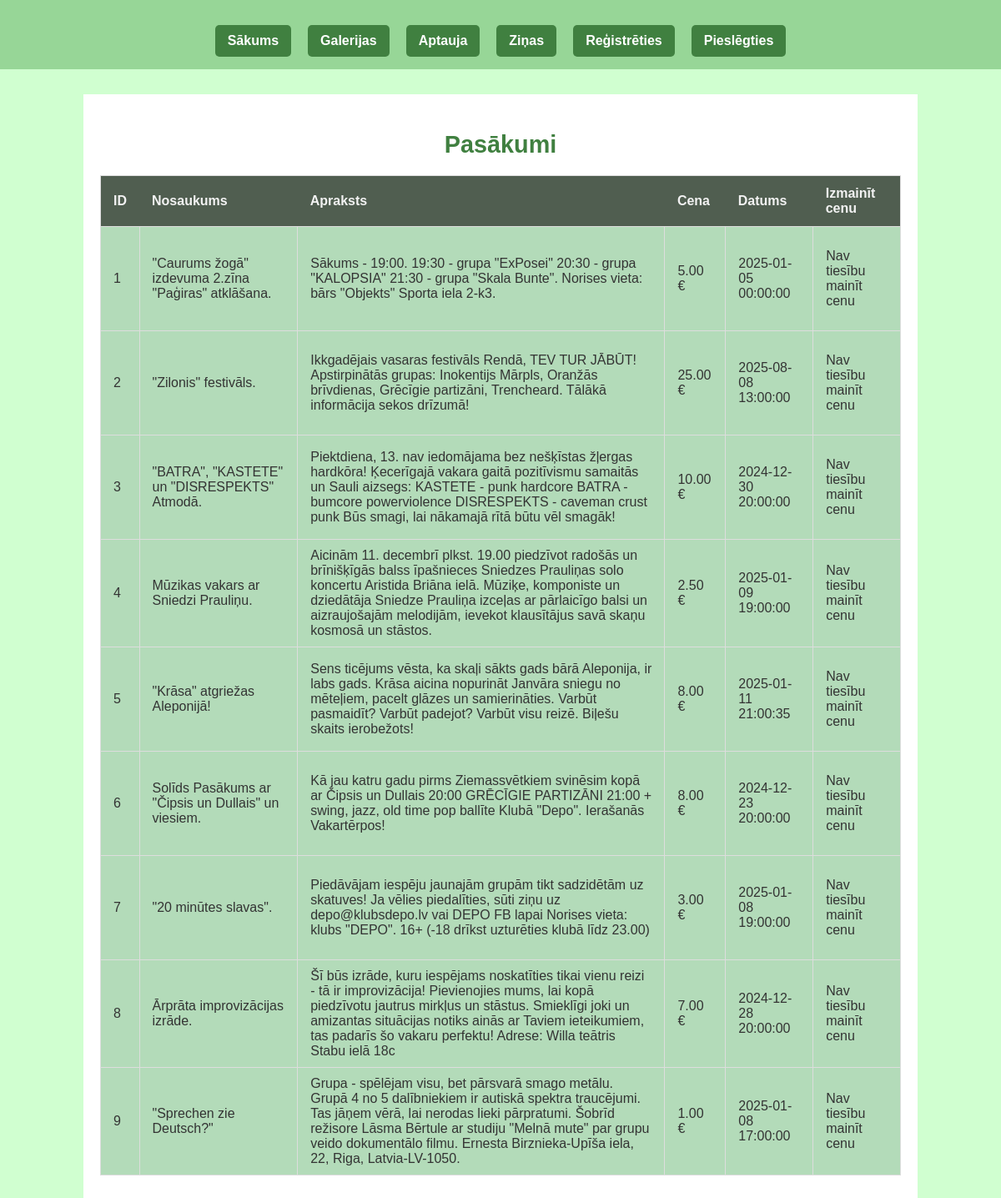
Screenshot of /events.php with the database file from the repository.
### tables this page shows
CREATE TABLE `events` (
  `id` int(11) NOT NULL,
  `name` varchar(100) NOT NULL,
  `description` text NOT NULL,
  `price` decimal(10,2) NOT NULL,
  `date` datetime NOT NULL
);

### events.php (the view, shortened to what this page needs)
<?php
$servername = "localhost";
$username = "root";
$password = "";
$database = "ticket_service";
$conn = new mysqli($servername, $username, $password, $database);
$query = "SELECT id, name, description, price, date FROM events";
$result = $conn->query($query);
include 'header.php';
?>
<div class="event-container">
    <h2>Pasākumi</h2>
    <?php if ($result && $result->num_rows > 0): ?>
        <table class="event-table">
            <thead>
                <tr>
                    <th>ID</th>
                    <th>Nosaukums</th>
                    <th>Apraksts</th>
                    <th>Cena</th>
                    <th>Datums</th>
                    <th>Izmainīt cenu</th>
                </tr>
            </thead>
            <tbody>
                <?php while ($event = $result->fetch_assoc()): ?>
                    <tr>
                        <td><?php echo htmlspecialchars($event['id']); ?></td>
                        <td><?php echo htmlspecialchars($event['name']); ?></td>
                        <td><?php echo htmlspecialchars($event['description']); ?></td>
                        <td><?php echo htmlspecialchars($event['price']); ?> €</td>
                        <td><?php echo htmlspecialchars($event['date']); ?></td>
                        <td>
                            <?php if ($userRole == 'admin'): ?>
                                <form action="events.php" method="post" style="display: inline;">
                                    <input type="hidden" name="event_id" value="<?php echo $event['id']; ?>">
                                    <input type="number" name="price" value="<?php echo $event['price']; ?>" step="0.01" required>
                                    <button type="submit" name="update_event" class="btn">Mainīt cenu</button>
                                </form>
                            <?php else: ?>
                                <p>Nav tiesību mainīt cenu</p>
                            <?php endif; ?>
                        </td>
                    </tr>
                <?php endwhile; ?>
            </tbody>
        </table>
    <?php else: ?>
        <p>Nav pieejamu pasākumu.</p>
    <?php endif; ?>
</div>
</body>
</html>

### header.php (shortened to what this page needs)
<?php
$isLoggedIn = isset($_SESSION['username']);
$userRole = $isLoggedIn ? $_SESSION['role'] : null;
?>
<!DOCTYPE html>
<html lang="en">
<head>
    <link rel="stylesheet" href="style.css">
    <link rel="stylesheet" href="style_login_register.css">
    <link rel="stylesheet" href="style_gallery_news.css">
    <link rel="stylesheet" href="style_admin_views.css">
</head>
<body>
<header>
    <nav>
        <ul class="navigation">
            <li><a href="index.php">Sākums</a></li>
            <?php if ($isLoggedIn): ?>
                <li><a href="gallery.php">Galerijas</a></li>
                <li><a href="survey.php">Aptauja</a></li>
                <li><a href="news.php">Ziņas</a></li>
                <?php if ($userRole == 'admin'): ?>
                    <li><a href="accounts.php">Lietotāju konti</a></li>
                    <li><a href="events.php">Pasākumi</a></li>
                <?php else: ?>
                    <li><a href="profile.php">Profils</a></li>
                <?php endif; ?>
                <li><form action="logout.php" method="post"><button type="submit" class="btn">Atslēgties</button></form></li>
            <?php else: ?>
                <li><a href="gallery.php">Galerijas</a></li>
                <li><a href="survey.php">Aptauja</a></li>
                <li><a href="news.php">Ziņas</a></li>
                <li><a href="register.php" class="btn">Reģistrēties</a></li>
                <li><a href="login.php" class="btn">Pieslēgties</a></li>
            <?php endif; ?>
        </ul>
    </nav>
</header>

### style.css (style rules this page uses)
body { font-family: Arial, sans-serif; background-color: #c7ffc7d6; margin: 0; padding: 0; color: #333; }
header { padding: 15px 0; background-color: #97d697; }
header nav { display: flex; justify-content: center; align-items: center; }
header nav ul { list-style: none; margin: 0; padding: 0; display: flex; gap: 20px; }
header nav ul li { display: inline; }
header nav ul li a, header nav ul li form .btn { text-decoration: none; color: white; background-color: #408040; padding: 10px 15px; border-radius: 5px; font-weight: bold; transition: background-color 0.3s ease; border: none; cursor: pointer; }
.navigation { display: flex; justify-content: center; align-items: center; gap: 20px; }

### style_login_register.css (style rules this page uses)
h2 { text-align: center; color: #408040; font-size: 1.8em; margin-bottom: 20px; }
a { text-decoration: none; color: #408040; font-weight: bold; display: inline-block; text-align: center; margin-top: 15px; }

### style_admin_views.css (style rules this page uses)
.event-table { width: 100%; border-collapse: collapse; margin: 20px 0; font-family: Arial, sans-serif; border: 1px solid #ddd; background-color: rgb(179, 219, 185); }
.event-table th { background-color: #505e50; color: #f2f2f2; text-align: left; padding: 12px 15px; font-size: 16px; }
.event-table td { border: 1px solid #ddd; padding: 10px 15px; text-align: left; }
.event-container { max-width: 1500px; margin: 0 auto; padding: 20px; background-color:white; width: 80%; margin: 30px auto; }

### rows the page displays
events: id "1", name "\"Caurums žogā\" izdevuma 2.zīna \"Paģiras\" atklāšana.", description "Sākums - 19:00. 19:30 - grupa \"ExPosei\" 20:30 - grupa \"KALOPSIA\" 21:30 - grupa \"Skala Bunte\". Norises vieta: bārs \"Objekts\" Sporta iela 2-k3.", price "5.00", date "2025-01-05 00:00:00"
events: id "2", name "\"Zilonis\" festivāls.", description "Ikkgadējais vasaras festivāls Rendā, TEV TUR JĀBŪT! Apstirpinātās grupas: Inokentijs Mārpls, Oranžās brīvdienas, Grēcīgie partizāni, Trencheard. Tālākā informācija sekos drīzumā!", price "25.00", date "2025-08-08 13:00:00"
events: id "3", name "\"BATRA\", \"KASTETE\" un \"DISRESPEKTS\" Atmodā.", description "Piektdiena, 13. nav iedomājama bez nešķīstas žļergas hardkōra! Ķecerīgajā vakara gaitā pozitīvismu samaitās un Sauli aizsegs: KASTETE - punk hardcore BATRA - bumcore powerviolence DISRESPEKTS - caveman crust punk Būs smagi, lai nākamajā rītā būtu vēl smagāk!", price "10.00", date "2024-12-30 20:00:00"
events: id "4", name "Mūzikas vakars ar Sniedzi Prauliņu.", description "Aicinām 11. decembrī plkst. 19.00 piedzīvot radošās un brīnišķīgās balss īpašnieces Sniedzes Prauliņas solo koncertu Aristida Briāna ielā. Mūziķe, komponiste un dziedātāja Sniedze Prauliņa izceļas ar pārlaicīgo balsi un aizraujošajām melodijām, ievekot klausītājus savā skaņu kosmosā un stāstos.", price "2.50", date "2025-01-09 19:00:00"
events: id "5", name "\"Krāsa\" atgriežas Aleponijā!", description "Sens ticējums vēsta, ka skaļi sākts gads bārā Aleponija, ir labs gads. Krāsa aicina nopurināt Janvāra sniegu no mēteļiem, pacelt glāzes un samierināties. Varbūt pasmaidīt? Varbūt padejot? Varbūt visu reizē. Biļešu skaits ierobežots!", price "8.00", date "2025-01-11 21:00:35"
events: id "6", name "Solīds Pasākums ar \"Čipsis un Dullais\" un viesiem.", description "Kā jau katru gadu pirms Ziemassvētkiem svinēsim kopā ar Čipsis un Dullais 20:00 GRĒCĪGIE PARTIZĀNI 21:00 + swing, jazz, old time pop ballīte Klubā \"Depo\". Ierašanās Vakartērpos!", price "8.00", date "2024-12-23 20:00:00"
events: id "7", name "\"20 minūtes slavas\".", description "Piedāvājam iespēju jaunajām grupām tikt sadzidētām uz skatuves! Ja vēlies piedalīties, sūti ziņu uz depo@klubsdepo.lv vai DEPO FB lapai Norises vieta: klubs \"DEPO\". 16+ (-18 drīkst uzturēties klubā līdz 23.00)", price "3.00", date "2025-01-08 19:00:00"
events: id "8", name "Ārprāta improvizācijas izrāde.", description "Šī būs izrāde, kuru iespējams noskatīties tikai vienu reizi - tā ir improvizācija! Pievienojies mums, lai kopā piedzīvotu jautrus mirkļus un stāstus. Smieklīgi joki un amizantas situācijas notiks ainās ar Taviem ieteikumiem, tas padarīs šo vakaru perfektu! Adrese: Willa teātris Stabu ielā 18c", price "7.00", date "2024-12-28 20:00:00"
events: id "9", name "\"Sprechen zie Deutsch?\"", description "Grupa - spēlējam visu, bet pārsvarā smago metālu. Grupā 4 no 5 dalībniekiem ir autiskā spektra traucējumi. Tas jāņem vērā, lai nerodas lieki pārpratumi. Šobrīd režisore Lāsma Bērtule ar studiju \"Melnā mute\" par grupu veido dokumentālo filmu. Ernesta Birznieka-Upīša iela, 22, Riga, Latvia-LV-1050.", price "1.00", date "2025-01-08 17:00:00"
